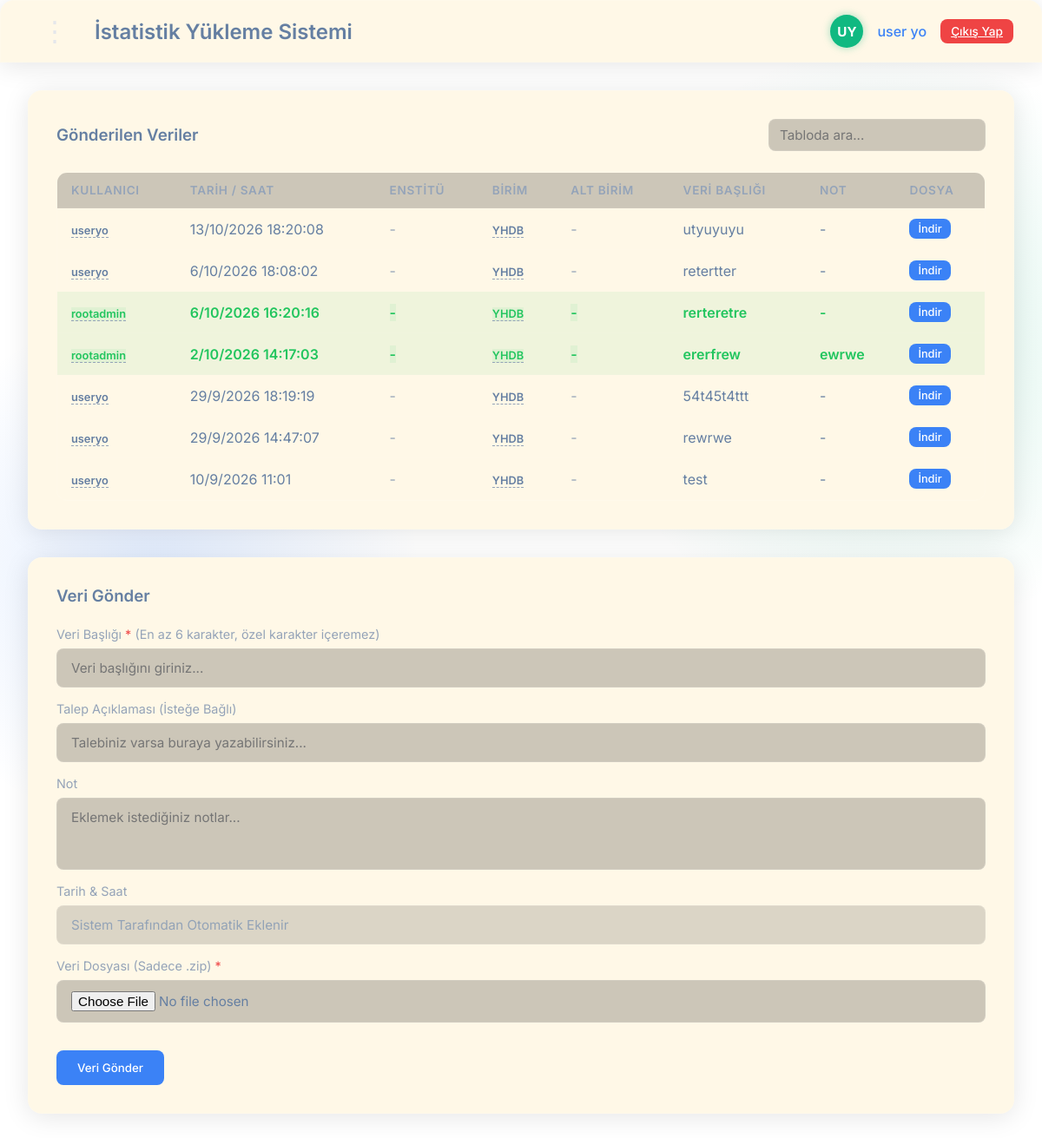
/dashboard (signed in), run on the app's committed database.
### tables this page shows
CREATE TABLE users (
            id INTEGER PRIMARY KEY AUTOINCREMENT,
            username TEXT UNIQUE NOT NULL,
            password TEXT NOT NULL,
            email TEXT,
            role TEXT NOT NULL, -- rootadmin, admin, user
            unit_id INTEGER,
            is_active BOOLEAN DEFAULT 1, sub_unit_id INTEGER REFERENCES sub_units(id), full_name TEXT, reset_token TEXT, reset_token_expires TIMESTAMP,
            FOREIGN KEY (unit_id) REFERENCES units (id)
        );

CREATE TABLE data_entries (
            id INTEGER PRIMARY KEY AUTOINCREMENT,
            user_id INTEGER NOT NULL,
            unit_id INTEGER NOT NULL,
            day INTEGER NOT NULL,
            month INTEGER NOT NULL,
            year INTEGER NOT NULL,
            time TEXT NOT NULL,
            title TEXT NOT NULL,
            note TEXT,
            file_path TEXT,
            special_auth BOOLEAN DEFAULT 0,
            created_at TIMESTAMP DEFAULT CURRENT_TIMESTAMP, sub_unit_id INTEGER REFERENCES sub_units(id), status TEXT DEFAULT 'beklemede', request_note TEXT, file_hash TEXT, approval_status TEXT DEFAULT 'pending', rejection_reason TEXT, is_active BOOLEAN DEFAULT 1, updated_file_path TEXT, updated_file_hash TEXT, updated_by TEXT, updated_at TIMESTAMP,
            FOREIGN KEY (user_id) REFERENCES users (id),
            FOREIGN KEY (unit_id) REFERENCES units (id)
        );

CREATE TABLE units (
            id INTEGER PRIMARY KEY AUTOINCREMENT,
            code TEXT UNIQUE NOT NULL,
            name TEXT NOT NULL
        , is_active BOOLEAN DEFAULT 1, institute_id INTEGER REFERENCES institutes(id));

### app.py (the view)
@app.route('/dashboard')
@login_required
def dashboard():
    data_list = get_filtered_data_entries(current_user)
    if current_user.role in ['admin', 'rootadmin']:
        data_list = [d for d in data_list if d['uploader_role'] != 'rootadmin']
    authorized_ids = set()
    if current_user.role == 'user':
        visible = []
        my_name = current_user.username.strip().lower()
        for d in data_list:
            if d['uploader_role'] == 'rootadmin':
                auth_users = [u.strip().lower() for u in str(d['special_auth'] or '').split(',') if u.strip()]
                if my_name in auth_users:
                    visible.append(d)
                    authorized_ids.add(d['id'])
            else:
                visible.append(d)
        data_list = visible
    else:
        for d in data_list:
            if d['special_auth']:
                auth_users = [u.strip().lower() for u in str(d['special_auth']).split(',') if u.strip()]
                if current_user.username.lower() in auth_users:
                    authorized_ids.add(d['id'])
    return render_template('dashboard.html', user=current_user, data=data_list,
                           authorized_ids=authorized_ids)

### app.py (called while the page is built)
@login_manager.user_loader
def load_user(user_id):
    conn = get_db_connection()
    user = conn.execute('SELECT * FROM users WHERE id = ?', (user_id,)).fetchone()
    conn.close()
    if user:
        return User(
            id=user['id'],
            username=user['username'],
            role=user['role'],
            unit_id=user['unit_id'],
            sub_unit_id=user['sub_unit_id'] if 'sub_unit_id' in user.keys() else None,
            full_name=user['full_name'] if 'full_name' in user.keys() and user['full_name'] else user['username'],
            email=user['email'] if 'email' in user.keys() else None
        )
    return None

@app.context_processor
def inject_notifications():
    if current_user.is_authenticated:
        conn = get_db_connection()
        unread_notifs = conn.execute(
            'SELECT * FROM notifications WHERE user_id = ? AND is_read = 0 ORDER BY created_at ASC',
            (current_user.id,)
        ).fetchall()
        if unread_notifs:
            conn.execute(
                'UPDATE notifications SET is_read = 1 WHERE user_id = ? AND is_read = 0',
                (current_user.id,)
            )
            conn.commit()
        conn.close()
        return {'login_toast_notifications': unread_notifs}
    return {'login_toast_notifications': []}

    @property
    def initials(self):
        name = (self.full_name or self.username).strip()
        parts = name.split()
        if len(parts) >= 2:
            return (parts[0][0] + parts[-1][0]).upper()
        elif len(parts) == 1 and parts[0]:
            return parts[0][:2].upper()
        return "U"

### database.py (called while the page is built)
def get_db_connection():
    conn = sqlite3.connect(DB_NAME)
    conn.row_factory = sqlite3.Row
    return conn

### templates/dashboard.html (shortened to what this page needs)
{% extends "base.html" %}
{% block content %}
<div class="flex-col gap-4">
    <div class="glass-panel" style="padding: 2rem;">
        <div class="flex items-center justify-between" style="margin-bottom: 1.5rem;">
            <h3>Gönderilen Veriler</h3>
            <div class="flex gap-4">
                <input type="text" id="searchInput" class="glass-input" placeholder="Tabloda ara..."
                    style="width: 250px; padding: 8px 12px;">
            </div>
        </div>
        <div class="glass-table-container">
            <table class="glass-table" id="dataTable">
                <thead>
                    <tr>
                        <th>Kullanıcı</th>
                        <th>Tarih / Saat</th>
                        <th>Enstitü</th>
                        <th>Birim</th>
                        <th>Alt Birim</th>
                        <th>Veri Başlığı</th>
                        <th>Not</th>
                        <th>Dosya</th>
                    </tr>
                </thead>
                <tbody>
                    {% for d in data %}
                    <tr class="{% if d.id in authorized_ids %}auth-green-row{% endif %}">
                        <td>
                            <span class="code-tooltip" data-tooltip="{{ d.user_full_name or d.user }}">{{ d.user
                                }}</span>
                        </td>
                        <td>{{ d.day }}/{{ d.month }}/{{ d.year }} {{ d.time }}</td>
                        <td>
                            {% if d.institute_code %}
                            <span class="code-tooltip" data-tooltip="{{ d.institute }}">{{ d.institute_code }}</span>
                            {% else %}
                            <span style="color: var(--text-muted);">-</span>
                            {% endif %}
                        </td>
                        <td>
                            {% if d.unit_code %}
                            <span class="code-tooltip" data-tooltip="{{ d.unit }}">{{ d.unit_code }}</span>
                            {% else %}
                            <span style="color: var(--text-muted);">-</span>
                            {% endif %}
                        </td>
                        <td>
                            {% if d.sub_unit_code %}
                            <span class="code-tooltip" data-tooltip="{{ d.sub_unit }}">{{ d.sub_unit_code }}</span>
                            {% else %}
                            <span style="color: var(--text-muted);">-</span>
                            {% endif %}
                        </td>
                        <td>{{ d.title }}</td>
                        <td>{{ d.note or '-' }}</td>
                        <td>
                            {% if d.file_path %}
                            <a href="{{ url_for('download_file', data_id=d.id) }}" class="glass-btn"
                                style="padding: 4px 10px; font-size: 0.8rem; text-decoration: none;">İndir</a>
                            {% else %}
                            <span style="color: var(--text-muted)">Yok</span>
                            {% endif %}
                        </td>
                    </tr>
                    {% else %}
                    <tr>
                        <td colspan="{% if current_user.role == 'rootadmin' %}11{% elif current_user.role == 'admin' %}10{% else %}8{% endif %}"
                            style="text-align: center; color: var(--text-muted);">Henüz kayıtlı veri bulunmuyor.</td>
                    </tr>
                    {% endfor %}
                </tbody>
            </table>
        </div>
    </div>
    {% if current_user.role == 'user' %}
    <div class="glass-panel" style="padding: 2rem; margin-top: 1rem;">
        <h3 style="margin-bottom: 1.5rem;">Veri Gönder</h3>
        <form method="POST" action="{{ url_for('upload') }}" enctype="multipart/form-data" class="flex-col gap-4"
            onsubmit="let b=this.querySelector('button[type=submit]'); b.disabled=true; b.innerText='Gönderiliyor...';">
            <div class="flex-col gap-2">
                <label for="title" style="font-size: 0.9rem; color: var(--text-muted);">
                    Veri Başlığı <span style="color:var(--danger)">*</span> (En az 6 karakter, özel karakter içeremez)
                </label>
                <input type="text" id="title" name="title" class="glass-input" minlength="6" required autocomplete="off"
                    pattern="[a-zA-Z0-9çÇğĞıİöÖşŞüÜ\s]{6,}"
                    title="Veri başlığı en az 6 karakter olmalı ve özel karakter içermemelidir."
                    placeholder="Veri başlığını giriniz...">
            </div>
            <div class="flex-col gap-2">
                <label for="request_note" style="font-size: 0.9rem; color: var(--text-muted);">Talep Açıklaması (İsteğe
                    Bağlı)</label>
                <input type="text" id="request_note" name="request_note" class="glass-input" autocomplete="off"
                    placeholder="Talebiniz varsa buraya yazabilirsiniz...">
            </div>
            <div class="flex-col gap-2">
                <label for="note" style="font-size: 0.9rem; color: var(--text-muted);">Not</label>
                <textarea id="note" name="note" class="glass-input" rows="3"
                    placeholder="Eklemek istediğiniz notlar..."></textarea>
            </div>
            <div class="flex gap-4">
                <div class="flex-col gap-2" style="flex: 1;">
                    <label style="font-size: 0.9rem; color: var(--text-muted);">Tarih & Saat</label>
                    <input type="text" class="glass-input" value="Sistem Tarafından Otomatik Eklenir" disabled
                        style="opacity: 0.7; cursor: not-allowed;">
                </div>
            </div>
            <div class="flex-col gap-2">
                <label for="file" style="font-size: 0.9rem; color: var(--text-muted);">Veri Dosyası (Sadece .zip) <span
                        style="color:var(--danger)">*</span></label>
                <input type="file" id="file" name="file" class="glass-input" required
                    accept=".zip,application/zip,application/x-zip-compressed">
            </div>
            <button type="submit" class="glass-btn mt-4" style="width: max-content;">Veri Gönder</button>
        </form>
    </div>
    {% endif %}
</div>
{% endblock %}

### templates/base.html (shortened to what this page needs)
<!DOCTYPE html>
<html lang="tr">
<head>
    <link rel="stylesheet" href="{{ url_for('static', filename='css/style.css') }}">
</head>
<body>
    {% if current_user.is_authenticated %}
    <nav class="glass-panel navbar">
        <div class="flex items-center gap-4">
            <div class="menu-dropdown">
                <button class="menu-btn" id="menuToggleBtn" title="Menüyü Aç/Kapat">&#8942;</button>
            </div>
            <div class="logo">
                <h2>İstatistik Yükleme Sistemi</h2>
            </div>
        </div>
        <div class="flex items-center gap-4">
            <div class="user-avatar-circle" id="userAvatarBtn" title="Profil & Şifre Değiştir">
                {{ current_user.initials }}
            </div>
            <span style="color: var(--primary); font-weight: 500;">
                {{ current_user.full_name or current_user.username }}
            </span>
            <a href="{{ url_for('logout') }}" class="glass-btn glass-btn-danger"
                style="padding: 6px 12px; font-size: 0.85rem;">Çıkış Yap</a>
        </div>
    </nav>
    {% endif %}
    <main class="container">
        {% block content %}{% endblock %}
    </main>
</body>
</html>

### static/css/style.css (style rules this page uses)
:root { --bg-color: white; --glass-bg: #FFF8E7; --glass-border: rgba(255, 255, 255, 0.1); --primary: #3b82f6; --primary-hover: #2563eb; --text-main: #657fa2; --text-muted: #94a3b8; --danger: #ef4444; --success: #10b981; }
* { margin: 0; padding: 0; box-sizing: border-box; font-family: 'Inter', sans-serif; }
body { background-color: var(--bg-color); color: var(--text-main); min-height: 100vh; display: flex; flex-direction: column; background-image: radial-gradient(circle at 15% 50%, rgba(59, 130, 246, 0.15), transparent 25%), radial-gradient(circle at 85% 30%, rgba(16, 185, 129, 0.15), transparent 25%); background-attachment: fixed; }
.glass-panel { background: var(--glass-bg); backdrop-filter: blur(12px); -webkit-backdrop-filter: blur(12px); border: 1px solid var(--glass-border); border-radius: 16px; box-shadow: 0 4px 30px rgba(0, 0, 0, 0.1); }
.glass-input { width: 100%; background: rgba(0, 0, 0, 0.2); border: 1px solid var(--glass-border); border-radius: 8px; padding: 12px 16px; color: var(--text-main); font-size: 0.95rem; transition: all 0.3s ease; outline: none; }
.glass-btn { background: var(--primary); color: white; border: none; padding: 12px 24px; border-radius: 8px; font-weight: 500; cursor: pointer; transition: all 0.3s ease; display: inline-flex; align-items: center; justify-content: center; gap: 8px; }
.glass-btn-danger { background: var(--danger); }
.container { max-width: 1200px; margin: 0 auto; padding: 2rem; width: 100%; }
.flex { display: flex; }
.flex-col { display: flex; flex-direction: column; }
.items-center { align-items: center; }
.justify-between { justify-content: space-between; }
.gap-4 { gap: 1rem; }
.gap-2 { gap: 0.5rem; }
.mt-4 { margin-top: 1rem; }
.navbar { padding: 1rem 2rem; display: flex; justify-content: space-between; align-items: center; border-bottom-left-radius: 0; border-bottom-right-radius: 0; border-bottom: 1px solid var(--glass-border); }
h1, h2, h3 { color: var(--text-main); font-weight: 600; }
.glass-table-container { overflow-x: auto; border-radius: 12px; border: 1px solid var(--glass-border); }
.glass-table { width: 100%; border-collapse: collapse; text-align: left; }
.glass-table th, .glass-table td { padding: 12px 16px; border-bottom: 1px solid rgba(255, 255, 255, 0.05); }
.glass-table th { background: rgba(0, 0, 0, 0.2); font-weight: 600; color: var(--text-muted); font-size: 0.85rem; text-transform: uppercase; letter-spacing: 0.05em; }
.menu-dropdown { position: relative; }
.menu-btn { background: transparent; border: none; color: var(--text-primary, #e5e7eb); font-size: 2rem; line-height: 1; padding: 2px 14px; cursor: pointer; border-radius: 8px; transition: background 0.2s ease, transform 0.2s ease; user-select: none; }
.user-avatar-circle { width: 38px; height: 38px; border-radius: 50%; background-color: var(--success, #10b981); color: #ffffff; display: flex; align-items: center; justify-content: center; font-size: 0.95rem; font-weight: 700; cursor: pointer; box-shadow: 0 0 10px rgba(16, 185, 129, 0.4); transition: transform 0.2s ease, box-shadow 0.2s ease; user-select: none; }
textarea.glass-input { resize: none !important; }
.code-tooltip { position: relative; cursor: help; border-bottom: 1px dashed var(--text-muted); font-weight: 600; font-size: 0.8rem; }
.code-tooltip::after { content: attr(data-tooltip); position: absolute; top: calc(100% + 8px); left: 50%; transform: translateX(-50%); background: #111827; color: #fff; padding: 6px 10px; border-radius: 6px; font-size: 0.75rem; font-weight: 400; white-space: nowrap; opacity: 0; visibility: hidden; transition: opacity 0.15s ease; z-index: 9999; box-shadow: 0 4px 12px rgba(0, 0, 0, 0.4); }
.code-tooltip::before { content: ''; position: absolute; top: calc(100% + 2px); left: 50%; transform: translateX(-50%); border: 6px solid transparent; border-bottom-color: #111827; opacity: 0; visibility: hidden; transition: opacity 0.15s ease; z-index: 9999; }
tr.auth-green-row td, tr.auth-green-row td span { color: #22c55e !important; font-weight: 600 !important; background-color: rgba(34, 197, 94, 0.07); }

### data on the page
users: full_name "user yo"
data_entries: user "useryo", day "13", month "10", year "2026", time "18:20:08", unit_code "YHDB", title "utyuyuyu", note "-"
data_entries: user "useryo", day "6", month "10", year "2026", time "18:08:02", unit_code "YHDB", title "retertter", note "-"
data_entries: user "rootadmin", day "6", month "10", year "2026", time "16:20:16", unit_code "YHDB", title "rerteretre", note "-"
data_entries: user "rootadmin", day "2", month "10", year "2026", time "14:17:03", unit_code "YHDB", title "ererfrew", note "ewrwe"
data_entries: user "useryo", day "29", month "9", year "2026", time "18:19:19", unit_code "YHDB", title "54t45t4ttt", note "-"
data_entries: user "useryo", day "29", month "9", year "2026", time "14:47:07", unit_code "YHDB", title "rewrwe", note "-"
data_entries: user "useryo", day "10", month "9", year "2026", time "11:01", unit_code "YHDB", title "test", note "-"

### other printed values
{{ current_user.initials }} "UY"
